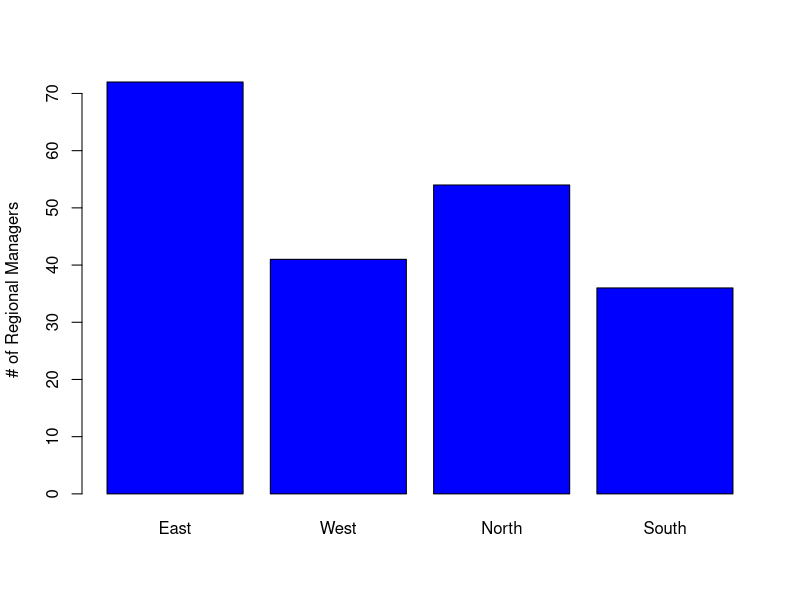

Generate this figure with R:
## ---- chunk 1
knitr::opts_chunk$set(echo = TRUE)
## ---- chunk 2
# Lets create a little plot
# create some data
data <- data.frame(a = c(72,41,54,36), b=c('East','West','North','South'))

# generate plot
barplot(data$a, 
        names.arg = data$b, 
        col="blue", 
        ylab="# of Regional Managers")

## ---- chunk 3

# Set some variables
bert  <-  5
ernie <-  "Bert's Best Friend"
mrs.wuff  <-  9.732
TuFfY <-  "8/18/2025"
tuffy_2 <-  as.POSIXct("8/18/2025", format="%m/%d/%Y")
i.am.happy = TRUE # Wait, what?!?! what's with the "="?

# See the variable value
bert
ernie
## ---- chunk 4
# Not sure which will run? 
# Use the assignment operator to assign the value 5 to a variable using the names above. Feel free to test some you define yourself!

My_favoritePASSWORDofAlL.tymes <- 5

## ---- chunk 5
# Let's set some variables to an integer.
myBelovedInteger <- -53
BigInteger <- 1500225
typeof(BigInteger)
# NoCommasReally <- -22,550,675
# Yes, really
## ---- chunk 6

# Now we'll define some floating point variables
myPreciousFloat <- 42.5 # Even floating point numbers need love
RandomFloatIdontKnow <- 1999999999.9999999999999
swimFloaties <- -25.11235813

# stillNoCommas <- 4,325.98

trickyFloat <- 198.0 # is it an integer or is it a double?
typeof(trickyFloat) # everything is a double to R
typeof(myPreciousFloat) # yup, still a double
## ---- chunk 7
# Some text examples
myFirstString <- "String"
mySecondString <- "My second string"
anotherString <- "Is this a string or a sentence? I'm not sure..."
ughWhatNow <- 'She asked, "What if I want to put something in quotes?"'
print(ughWhatNow)
ughWhatNowPart2 <- "She asked, 'What if I want to put something in single quotes?'"
print(ughWhatNowPart2)
typeof(ughWhatNow)
## ---- chunk 8
aDateButItsReallyAString <- "07/15/2025"
print(aDateButItsReallyAString)
## ---- chunk 9
# To explore when data strings break, uncomment the next line and
# try to run it. We are just trying to find out what the date is 4 days from
# our date string:

# letsAdd4Days <- aDateButItsReallyAString + 4

# !! Recomment it when you are done. Otherwise you notebook won't render.
## ---- chunk 10
# Let's try some dates
myTextDate = "7/15/25"
print(myTextDate)
myDateDate = as.Date(myTextDate, format = "%m/%d/%y")
print(myDateDate)
myDateDate2 = as.Date(myTextDate, format = "%m/%d/%Y")
print(myDateDate2)
## ---- chunk 11
myNewDateDate <- myDateDate + 4
myNewDateDate
## ---- chunk 12
# Example of boolean
dogIsCute <- TRUE
glassIsFull <- TRUE
todoIsDone <- FALSE
doorIsClosed <- FALSE
## ---- chunk 13

# Create a variable and set it to some text.


# Create a variable and set it to a numeric value


# Create a variable and set to a date type
# Create a text variable and set it to a text date.

# Create a date variable and convert the text date to a date using `as.Date()`
# Print your date variable to the screen

## ---- chunk 14
# EXAMPLES OF HOW TO CREATE VECTORS
# (Single Data Type)

# Integer. Ok, fine, double.
intVector = c(1, 2, 3, 4, 5) 
print(intVector)

# Decimal. Ok, fine, double.
floatVector = c(1.00, 2.25, 3.50, 4.75, 5.00)
print(floatVector)

# Text
txtVector = c("one", "two", "three", "four", "five")
print(txtVector)

# Boolean/Logical
logiVector = c(TRUE, FALSE, FALSE, TRUE, TRUE)
print(logiVector)

# Into the weeds we go ....
# Also a vector:
dohVector <- c(1, 2, 3.00, "four", "five") # Wait! What?!?!
print(dohVector)
## ---- chunk 15
# Make sure the vectors 
# (e.g., click # on the green arrow in the code block, if you haven't
# yet)
# VECTORS
print(intVector)
intVector[1]

print(floatVector)
floatVector[2]

print(txtVector)
txtVector[3:4] # we can pull more than 1 element

print(logiVector)
logiVector[5]

print(dohVector)
dohVector[6] # Why did we get NA? Hmm...How long is the dohVector?
length(dohVector) # Oops

# Let's Get Fancy!
newVector2Showoff <- c(7, 8, 9, 10, 11, 12)
indices2grab <- c(2,4,6)
newVector2Showoff[indices2grab] # We can use a vector to extract values from a vector
## ---- chunk 16
# Create a matrix
myMatrix <-  matrix(c(1,2,3,4,5,6,7,8), nrow=4, ncol=2, byrow = FALSE)
print(myMatrix)

# Create a matrix filled with zeros
# then you can fill it in later.
myZeroMatrix <-  matrix(0, nrow=5, ncol=6)
print(myZeroMatrix)

# Ooh let's set an element to some other value...
myZeroMatrix[4,4] <- -16
print(myZeroMatrix)
## ---- chunk 17
my_array <- array(0, dim = c(5,10,3))
print(my_array)

# Set a value
my_array[1,2,3] <- 42 # [row, col, dim]
print(my_array)
print(my_array[1,2,3])

# Set the value of the 5th column, 3rd row and 2nd dimension of myArray to your favorite number


## ---- chunk 18

myDataFrame <- data.frame(Name = c("Snoopy", "Scrat", "Ratbert", "Hobbs"),
                          Species = c("Dog", "Squirrel", "Rat", "Tiger"),
                          numFriends = c(8, 0, 1, 1))
print(myDataFrame)

# extract data from dataframe
myDataFrame["Name"]
myDataFrame[c("Name","numFriends")]
myDataFrame[1:2]
myDataFrame[,1:2]
myDataFrame[1:2, ]
## ---- chunk 19
data <- c(1:24)


# Create an array/vector that holds 4 words

# Create a two-dimensional maxtrix and fill it with `data`

# Create a 3-dimensional matrix and fill it with `data`
# Use dimensions that fit the data

# Make a 3-dimensional matrix and fill it with zeros
# pick whatever dimensions you want, but don't break your computer with huge values!

# Make a dataframe with two rows and three columns of data

## ---- chunk 20

# Unary
lessThanZero <- -5
print(lessThanZero)

# Binary
x <- 11
y <- 9
aDifference <- x - y
print(aDifference)


## ---- chunk 21
# Use familiar operators with values
5 + 6
5 - 6
5 * 6
5 / 6
5 ^ 6

# Separate Output
print('* * * * * * * * * * *')

# Use familiar operators with variables
# We'll be creative and use new values

# Declare some variables and set them to values
variable.1 <- 8
variable.2 <- 2

# Apply operators
variable.1 + variable.2
variable.1 - variable.2
variable.1 * variable.2
variable.1 / variable.2
variable.1 ^ variable.2


## ---- chunk 22
myNumber <- 10
myFirstDivisor <- 2 # divides evenly
myOtherDivisor <- 3 # doesn't divide evenly

# Integer Division & Modulus using first divisor
myNumber %/% myFirstDivisor
myNumber %% myFirstDivisor

# Separate Output
print("* * * * * * * * * *")

# Integer Division & Modulus using second divisor
myNumber %/% myOtherDivisor
myNumber %% myOtherDivisor

## ---- chunk 23

## ---- chunk 24

# PROBLEM 1
# You need to see if you have more buns than hotdogs. Create two variables, numBuns and numHotdogs and set them to any values you want. Create a variable "haveEnoughBuns" and write an expression that sets `haveEnoughBuns` to TRUE if you have enough. Try different values for `numBuns` and `numHotdogs`, if you want.

# Declare `numBuns` and `numHotDogs`
numBuns <- 6
numHotdogs <- 8 # Why, why do they do this?!? (well, they used to)

# Check if you have enough buns.
haveEnoughBuns <- numBuns > numHotdogs
print(haveEnoughBuns) # NOOOOOOO! 

# PROBLEM 2

# We need to make sure we have potato chips for our guests for our Friday night party
# Declare the following variables:
#
# `perfectChipsPortion`: set it to the number of grams a perfect portion of potato chips would be
# `numGuests`: set it to the number of guests you've invited
# `chipsNeededInGrams`: calculate the number of chips you need in grams
# `numBagOChips`: set to the number of bag of chips you picked up
# `gramsPerBag`: set this to the number of grams of chips per bag
# `totalChipsInGrams`: calculate the number of grams you bought
# `haveEnoughChips`: compare the number of chips you need to the number you have (in grams)

# How many grams of chips do I need?
perfectChipsPortion <- 500 # don't judge me. I love chips
numGuests <- 4 # I'm an introvert.
chipsNeededInGrams <- perfectChipsPortion * numGuests

# How many grams of chips do I have?
numBagOChips <- 3
gramsPerBag <- 200
totalChipsInGrams <- numBagOChips * gramsPerBag

# Do I have enough chips? Drum roll please...
haveEnoughChips <- totalChipsInGrams >= chipsNeededInGrams
# NOOOOOOO!!!...Back to the store... I hope it went better for you

# PROBLEM 3
# Use a logical operator to check whether you have enough buns for your hotdogs and enough chips for your guests. Declare a variable to store the result.
partyTime <- haveEnoughBuns && haveEnoughChips

# PROBLEM 4
# Use the modulus operator and a relational operator to test if the variable `isThisEven` is an even number. Then, write a statement that creates a logical variable to hold the result.

# This is the number to check
isThisEven <- 7324

# First use modulus to divide the number by 2, then check if the remainder is zero. This can be done it two steps or one

# Two Steps
myRemainder <- isThisEven %% 2
isEven <- myRemainder == 0

# One step
isEven <- isThisEven %% 2 == 0
print(isEven)



## ---- chunk 25

# Create a variable and set it to some text.
firstName <- "Snavely"

# Create a variable and set it to a numeric value
numPenquins <- 253
costSweater <- 64.99

# Create a variable and set to a date type
# Create a text variable and set it to a text date.
txtDate = "08/28/2025"

# Create a date variable and convert the text date to a date using `as.Date()`
my.birthday <- as.Date(txtDate, format="%m/%d/%Y")

# Print your date variable to the screen
print(my.birthday)

